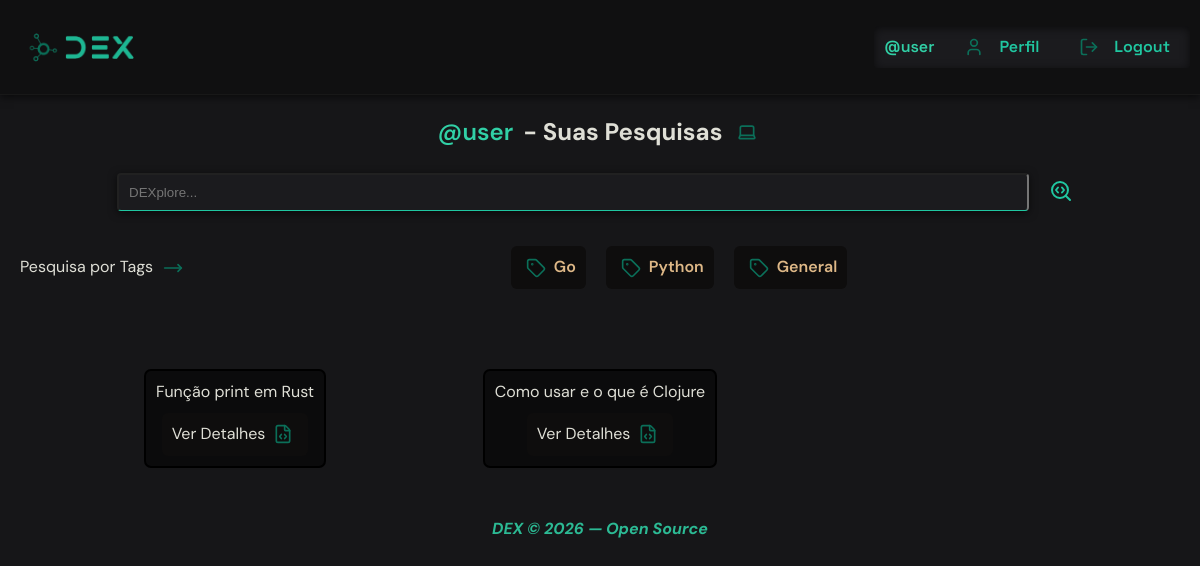
Screenshot of /profile/?tag=General (signed in) with the database file from the repository.
### core/models.py (models this page shows, shortened)
class Tag(models.Model):
    name = models.CharField(blank=False, null=False, max_length=20)

class Search(models.Model):
    user = models.ForeignKey(User, on_delete=models.CASCADE)
    tag = models.ForeignKey(Tag, on_delete=models.SET_NULL, null=True)
    slug = models.SlugField(blank=True)
    query = models.CharField(max_length=255)
    what_is = models.TextField()
    how_it_works = models.TextField()
    code_example = models.TextField()
    when_to_use = models.TextField()
    created_at = models.DateTimeField(auto_now_add=True)

### core/views.py (the view)
# urls.py: path("profile/", profile, name="profile"),
@login_required
def profile(request):
    search_query = request.GET.get("search")
    tag_filter = request.GET.get("tag")
    if tag_filter:
        searches = Search.objects.filter(user=request.user, tag__name=tag_filter)
    elif search_query:
        searches = Search.objects.filter(user=request.user, query__icontains=search_query)
    else:
        searches = Search.objects.filter(user=request.user)
    tags = Tag.objects.filter(search__user=request.user).distinct()
    return render(request, "profile.html", {"tags": tags, "searches": searches})

### core/templates/profile.html (shortened to what this page needs)
{% extends 'base.html' %}
{% load static %}
{% block css %} <link rel="stylesheet" href="{% static 'css/profile.css' %}"> {% endblock %}
{% block content%}
{% include "navbar.html" %}
<main>
    <h2 class="title"><span class="username">@{{user.username}}</span> - Suas Pesquisas <i class="icon" data-lucide="laptop"></i> </h2>
    <div class="container-searches">
        <div class="container-search">
            <form method="GET" action="{% url 'core:profile' %}" class="search-form">
                <input type="text" class="search-input" name="search" placeholder="DEXplore...">
                <button type="submit" class="search-btn"><i class="search-icon" data-lucide="search-code"></i></button>
            </form>
        </div>
        <div class="tags-container">
            <span class="title-tags">Pesquisa por Tags <i class="icon" data-lucide="move-right"></i></span>
            {% if tags %}
            {% for tag in tags %}
            <div class="tags">
                <a href="{% url 'core:profile' %}?tag={{ tag.name }}" class="tag-link">
                    <i class="icon" data-lucide="tag"></i>
                    <span class="tag-name">{{ tag.name }}</span>
                </a>
                {% endfor %}
            </div>
            {% else %}
                <span style="margin:0 auto;">Você ainda não realizou nenhuma pesquisa, consequente ainda não possui filtro por tags</span>
            {% endif %}
        </div>
    </div>
    <div class="searches">
        {% if searches %}
        <div class="cards">
            {% for search in searches %}
            <div class="card">
                <span>{{search.query}}</span>
                <a href="{% url 'core:search_detail' search.slug search.id %}" class="detail-link">Ver Detalhes <i class="icon" data-lucide="file-code"></i>  </a>
            </div>
            {% endfor %}
        </div>
        {% else %}
            <p>Você ainda não realizou nenhuma pesquisa.</p>
        {% endif %}
    </div>
    <footer>
        <p class="copyright">DEX © 2026 — Open Source</p>
    </footer>
</main>
{% endblock %}

### core/templates/navbar.html (shortened to what this page needs)
{% load static %}
<header>
    <a href="{% url 'core:home' %}">
        <div class="img-wrapper">
            <img src="{% static 'images/dex-logo.png' %}" class="dex-logo" alt="DEX Logo">
        </div>
    </a>
    <nav class="navbar">
        {% if user.is_authenticated %}
        <span class="username">@{{user.username}}</span>
        <div class="nav-link-icon">
            <i class="icon" data-lucide="user"></i>
            <a href="{% url 'core:profile' %}" class="nav-link">Perfil</a>
        </div>
        <div class="nav-link-icon">
            <i class="icon" data-lucide="log-out"></i>
            <a href="{% url 'core:logout' %}" class="nav-link">Logout</a>
        </div>
        {% endif %}
    </nav>
</header>

### core/static/css/base.css (style rules this page uses)
:root { --text-color: #dfdfd6; --code-background-color: #161618; }
* { padding: 0; margin: 0; box-sizing: border-box; }
html { font-size: 62.5%; scroll-behavior: smooth; }
body { background-color: var(--code-background-color); color: var(--text-color); font-size: 1.6rem; line-height: 1.4; }

### core/static/css/navbar.css (style rules this page uses)
:root { --nav-link-color: #20C7A1; }
header { background-color: #101011; font-family: "Space Grotesk", sans-serif; width: 100%; height: auto; padding: 1rem; display: flex; align-items: center; justify-content: space-between; gap: 2rem; border-bottom: solid 1px rgba(32, 32, 32, 0.50); box-shadow: 0 2px 8px rgba(0, 0, 0, 0.6); }
.img-wrapper { display: flex; align-items: center; }
.dex-logo { height: auto; width: 15rem; object-fit: contain; }
.navbar { background-color: #1b1b1e; display: flex; align-items: center; justify-content: center; gap: 1.5rem; padding: 0.5rem 1rem; box-shadow: inset 0 2px 10px rgba(0, 0, 0, 0.6); border-radius: 0.4rem; }
.nav-link-icon { display: flex; gap: 1rem; padding: 0.5rem 1rem; align-items: center; justify-content: center; }
.username { color: var(--nav-link-color); }
.nav-link { color: var(--nav-link-color); text-decoration: none; font-weight: 600; transition: all 0.3s ease-in-out; cursor: pointer; }
.icon { color: #0b6f59; }

### core/static/css/profile.css (style rules this page uses)
main { font-family: "DM Sans", sans-serif; display: flex; flex-direction: column; align-items: center; justify-content: center; gap: 2rem; padding: 2rem; margin: 0 auto; }
.title { display: flex; align-items: center; justify-content: center; gap: 1rem; }
.title-searchs, .title-tags { display: flex; align-items: center; gap: 0.5rem; }
.username { color: #31d0a6; font-weight: 600; }
.icon { height: 2rem; width: 3rem; }
.container-search { width: 100%; display: flex; align-items: center; justify-content: center; gap: 1rem; }
.search-form { display: flex; align-items: center; justify-content: center; width: 100%; gap: 1rem; margin: 0 auto; padding: 0.5rem 1rem; }
.search-input { width: 80%; color: #dfdfd6; background-color: #1b1b1e; transition: all 0.3s ease-in-out; border-bottom: solid 1px #20C7A1; box-shadow: 0 2px 8px rgba(0, 0, 0, 0.6); padding: 1rem; border-radius: 0.4rem; }
.search-input { color: #dfdfd6; }
.search-btn { outline: none; cursor: pointer; background-color: transparent; border: none; transition: all 0.3s ease-in-out; padding: 0.5rem 1rem; border-radius: 0.4rem; }
.search-icon { color: #20C7A1; }
.tags-container { flex-wrap: wrap; display: flex; align-items: center; justify-content: center; gap: 1rem; margin: 0 auto; }
.tags { display: flex; align-items: center; justify-content: center; gap: 1rem; margin: 0 auto; padding: 1rem; flex-wrap: wrap; }
.tag-link { text-decoration: none; display: flex; align-items: center; justify-content: center; gap: 0.3rem; cursor: pointer; background-color: rgb(14, 13, 13); padding: 1rem; border-radius: 0.6rem; transition: all 0.3s ease-in-out; }
.tag-name { color: burlywood; font-weight: 600; }
.searches { width: 100%; margin: 0 auto; padding: 2rem; }
.cards { display: grid; grid-template-columns: repeat(3, 1fr); gap: 1.5rem; width: 100%; margin: 0 auto; padding: 2rem; }
.card { display: flex; flex-direction: column; align-items: center; justify-content: center; margin: 0 auto; padding: 1rem; border-radius: 0.7rem; border: 2px solid black; background-color: #0b0b0c; gap:1rem; }
.detail-link { text-decoration: none; color: inherit; display: flex; align-items: center; justify-content: center; gap: 0.3rem; cursor: pointer; background-color: rgb(14, 13, 13); padding: 1rem; border-radius: 0.6rem; transition: all 0.3s ease-in-out; }
.copyright { color: #2cba94; font-style:italic; font-weight: bold; }

### rows the page displays
Tag: name "Go"
Tag: name "Python"
Tag: name "General"
Search: query "Função print em Rust"
Search: query "Como usar e o que é Clojure"

### other values shown
{{ user.username }} "user"
